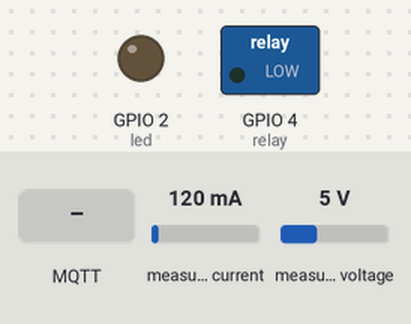
This sketch was run on a simulated ESP32. On the bench: switched loads named in the sketch (green lamp = pin HIGH), output pins drawn as LEDs (lit = HIGH). The inputs (shaded band) are chosen by the test bench; at power-on: measured current 120 mA, measured voltage 5 V. WiFi joins after 1.5 s; servers stay silent unless stated; no MQTT or app messages arrive unless stated; what the sketch prints to the serial monitor is not drawn.

Above: at 6.7 s.
6.8 s: MQTT message "on" arrives on the first subscribed topic
At 12.0 s:
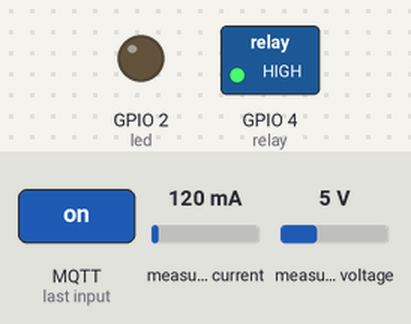
22.3 s: MQTT message "0" arrives on the first subscribed topic
At 27.1 s:
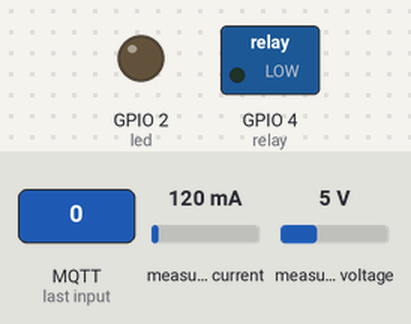
27.4 s: MQTT message "1" arrives on the first subscribed topic
At 31.9 s:
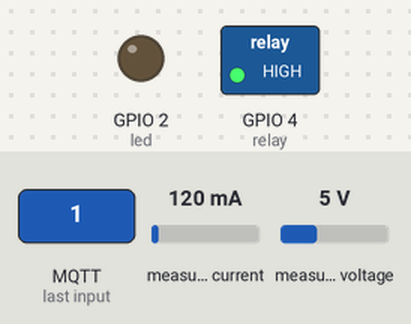
Timing chart, 0 to 33.4 s (numbered marks = the images above; inputs shaded):
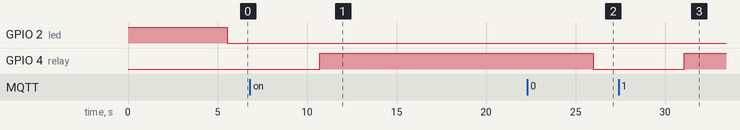

Measured:
- after the input at 6.8 s, GPIO 4 (relay): LOW → HIGH after 3.9 s
- after the input at 22.3 s, GPIO 4 (relay): HIGH → LOW after 3.7 s
- after the input at 27.4 s, GPIO 4 (relay): LOW → HIGH after 3.7 s

The sketch:

Energy_Meter_ESP_Ubidots.ino
```cpp
#include <PZEM004Tv30.h>
#define relay 4
#define led 2
#include <WiFi.h>
#include <PubSubClient.h>

#define WIFISSID "SSID" // Put your WifiSSID here
#define PASSWORD "PASS" // Put your wifi password here
#define TOKEN "xxxx" // Put your Ubidots' TOKEN
#define MQTT_CLIENT_NAME "NAME" // MQTT client Name, please enter your own 8-12 alphanumeric character ASCII string;
//it should be a random and unique ascii string and different from all other devices

#define var_l1 "voltage" // Assign the variable label
#define var_l2 "current"
#define var_l3 "power"
#define var_l4 "energy"
#define var_l5 "frequency"
#define var_l6 "pf"
#define var_l_SUBSCRIBE "relay" // Assing the variable label
#define DEVICE_LABEL "energy_meter" // Assig the device label

char mqttBroker[]  = "things.ubidots.com";
char payload[2000];
char topic[150];

char topicSubscribe[100];
// Space to store values to send
char str_voltage[20];
char str_current[20];
char str_power[20];
char str_energy[20];
char str_frequency[20];
char str_pf[20];

WiFiClient ubidots;
PubSubClient client(ubidots);

PZEM004Tv30 pzem(&Serial2, 16, 17);

void setup() {
  int w = 0;
  Serial.begin(115200);
  pinMode(relay, OUTPUT);
  pinMode(led, OUTPUT);
  digitalWrite(led, HIGH);
  Serial.println("DEVICE ON");
  delay(2000);
  WiFi.begin(WIFISSID, PASSWORD);
  // Assign the pin as INPUT
  Serial.println();
  Serial.print("Waiting for WiFi...");

  while (WiFi.status() != WL_CONNECTED) {
    Serial.println(".");
    delay(500);
  }
  Serial.println("");
  Serial.println("WiFi Connected");
  Serial.print("IP address: ");
  Serial.println(WiFi.localIP());
  client.setServer(mqttBroker, 1883);
  client.setCallback(callback);
  sprintf(topicSubscribe, "/v1.6/devices/%s/%s/lv", DEVICE_LABEL, var_l_SUBSCRIBE);

  client.subscribe(topicSubscribe);
  if (client.connect(MQTT_CLIENT_NAME, TOKEN, "")) {
    Serial.println("Connected");
    digitalWrite(2, HIGH);
    delay(2000);
    digitalWrite(2, LOW);
  }
}

void loop() {
  if (!client.connected()) {
    client.subscribe(topicSubscribe);
    reconnect();
  }
  float voltage = pzem.voltage();
  float current = pzem.current();
  float power = pzem.power();
  float energy = pzem.energy();
  float frequency = pzem.frequency();
  float pf = pzem.pf();

  dtostrf(voltage, 10, 2, str_voltage);
  dtostrf(current, 10, 2, str_current);
  dtostrf(power, 10, 2, str_power);
  dtostrf(energy, 10, 2, str_energy);
  dtostrf(frequency, 10, 2, str_frequency);
  dtostrf(pf, 10, 2, str_pf);

  sprintf(topic, "%s%s", "/v1.6/devices/", DEVICE_LABEL);
  sprintf(payload, "%s", ""); // Cleans the payload
  sprintf(payload, "{\"%s\": %s,", var_l1, str_voltage);
  sprintf(payload, "%s\"%s\": %s,", payload, var_l2, str_current);
  sprintf(payload, "%s\"%s\": %s,", payload, var_l3, str_power);
  sprintf(payload, "%s\"%s\": %s,", payload, var_l4, str_energy);
  sprintf(payload, "%s\"%s\": %s,", payload, var_l5, str_frequency);
  sprintf(payload, "%s\"%s\": %s}", payload, var_l6, str_pf);

  Serial.print("Value of Voltage is: "); Serial.print(voltage); Serial.println(" V");
  Serial.print("Value of Current is: "); Serial.print(current); Serial.println(" A");
  Serial.print("Value of Power is: "); Serial.print(power); Serial.println(" W");
  Serial.print("Value of Energy is: "); Serial.print(energy); Serial.println(" kWh");
  Serial.print("Value of Frequency is: "); Serial.print(frequency); Serial.println(" Hz");
  Serial.print("Value of Power Factor is: ");Serial.println(pf);

  client.publish(topic, payload);
  client.loop();
  Serial.println("Publishing data to Ubidots Cloud");
  Serial.println(payload);
  Serial.println("");
  delay(5000);
}

void reconnect() {
  // Loop until we're reconnected
  while (!client.connected()) {
    Serial.println("Attempting MQTT connection...");
    // Attempt to connect
    if (client.connect(MQTT_CLIENT_NAME, TOKEN, "")) {
      Serial.println("Connected");
      digitalWrite(led,LOW);
      client.subscribe(topicSubscribe);
    } else {
      Serial.print("Failed, rc=");
      Serial.println(client.state());
      wifi();
      Serial.println(" Try again in 2 seconds");
      // Wait 2 seconds before retrying
      delay(2000);
    }
  }
}


void wifi() {
  digitalWrite(led, HIGH);
  delay(500);
  digitalWrite(led, LOW);
  delay(500);
  digitalWrite(led, HIGH);
  delay(500);
  digitalWrite(led, LOW);
  delay(500);
}

void callback(char* topicSubscribe, byte* payload, unsigned int length) {
  char p[length + 1];
  memcpy(p, payload, length);
  p[length] = NULL;
  String message(p);
  if (message == "0") {
    digitalWrite(relay, LOW);
  } else {
    digitalWrite(relay, HIGH);
  }
  Serial.write(payload, length);
  Serial.println();
}
```
